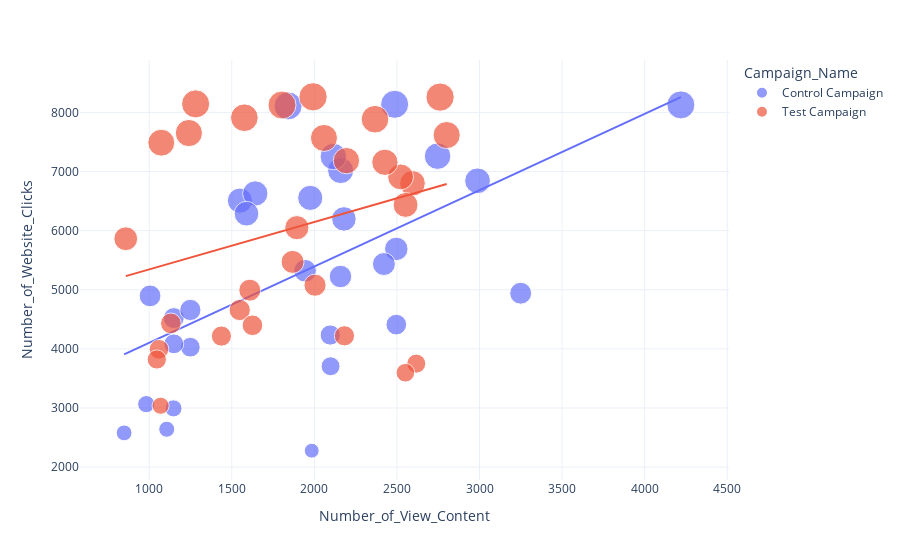

Notebook cell for this chart:
### Code cell
figure=px.scatter(data_frame=full_data,
                 x='Number_of_View_Content',
                 y='Number_of_Website_Clicks',
                 size='Number_of_Website_Clicks',
                 color='Campaign_Name',
                 trendline='ols')
figure.show()

### Figure 1 — Plotly figure (JSON) as saved in the notebook; plotly's stock layout.template omitted (floating-point values rounded to 4 significant figures)
{"data": [{"hovertemplate": "Campaign_Name=Control Campaign<br>Number_of_View_Content=%{x}<br>Number_of_Website_Clicks=%{marker.size}<extra></extra>", "legendgroup": "Control Campaign", "marker": {"color": "#636efa", "size": [7016, 8110, 6508, 3065, 5321.0, 4028, 2640, 7260, 6198, 2277, 8137, 2993, 6554, 4521, 4896, 5224, 6628, 7253, 3706, 2578, 5691, 6843, 4410, 4085, 4234, 5435, 4941, 6287, 8127, 4658], "sizemode": "area", "sizeref": 20.66, "symbol": "circle"}, "mode": "markers", "name": "Control Campaign", "orientation": "v", "showlegend": true, "type": "scatter", "x": [2159, 1841, 1549, 982, 1944.0, 1249, 1106, 2746, 2179, 1984, 2486, 1147, 1975, 1149, 1005, 2158, 1642, 2115, 2098, 848, 2496, 2988, 2496, 1149, 2096, 2421, 3249, 1589, 4219, 1249], "xaxis": "x", "y": [7016, 8110, 6508, 3065, 5321.0, 4028, 2640, 7260, 6198, 2277, 8137, 2993, 6554, 4521, 4896, 5224, 6628, 7253, 3706, 2578, 5691, 6843, 4410, 4085, 4234, 5435, 4941, 6287, 8127, 4658], "yaxis": "y"}, {"hovertemplate": "<b>OLS trendline</b><br>Number_of_Website_Clicks = 1.29125 * Number_of_View_Content + 2810.87<br>R<sup>2</sup>=0.326398<br><br>Campaign_Name=Control Campaign<br>Number_of_View_Content=%{x}<br>Number_of_Website_Clicks=%{y} <b>(trend)</b><extra></extra>", "legendgroup": "Control Campaign", "marker": {"color": "#636efa", "symbol": "circle"}, "mode": "lines", "name": "Control Campaign", "showlegend": false, "type": "scatter", "x": [848, 982, 1005, 1106, 1147, 1149, 1149, 1249, 1249, 1549, 1589, 1642, 1841, 1944.0, 1975, 1984, 2096, 2098, 2115, 2158, 2159, 2179, 2421, 2486, 2496, 2496, 2746, 2988, 3249, 4219], "xaxis": "x", "y": [3906.0, 4079.0, 4109.0, 4239.0, 4292.0, 4295.0, 4295.0, 4424.0, 4424.0, 4811.0, 4863.0, 4931.0, 5188.0, 5321.0, 5361.0, 5373.0, 5517.0, 5520.0, 5542.0, 5597.0, 5599.0, 5625.0, 5937.0, 6021.0, 6034.0, 6034.0, 6357.0, 6669.0, 7006.0, 8259.0], "yaxis": "y"}, {"hovertemplate": "Campaign_Name=Test Campaign<br>Number_of_View_Content=%{x}<br>Number_of_Website_Clicks=%{marker.size}<extra></extra>", "legendgroup": "Test Campaign", "marker": {"color": "#EF553B", "size": [3038, 4657, 7885, 4216, 5863, 7488, 4221, 7184, 8259, 8125, 3750, 8264, 7568, 3993, 4993, 6800, 7910, 6909, 7617, 6050, 5471, 4431, 5077, 7156, 3596, 3820, 6435, 8144, 7651, 4399], "sizemode": "area", "sizeref": 20.66, "symbol": "circle"}, "mode": "markers", "name": "Test Campaign", "orientation": "v", "showlegend": true, "type": "scatter", "x": [1069, 1548, 2367, 1437, 858, 1073, 2182, 2194, 2761, 1804, 2617, 1992, 2058, 1059, 1609, 2594, 1576, 2522, 2801, 1894, 1868, 1131, 2004, 2427, 2551, 1046, 2552, 1281, 1240, 1625], "xaxis": "x", "y": [3038, 4657, 7885, 4216, 5863, 7488, 4221, 7184, 8259, 8125, 3750, 8264, 7568, 3993, 4993, 6800, 7910, 6909, 7617, 6050, 5471, 4431, 5077, 7156, 3596, 3820, 6435, 8144, 7651, 4399], "yaxis": "y"}, {"hovertemplate": "<b>OLS trendline</b><br>Number_of_Website_Clicks = 0.801598 * Number_of_View_Content + 4542.96<br>R<sup>2</sup>=0.078623<br><br>Campaign_Name=Test Campaign<br>Number_of_View_Content=%{x}<br>Number_of_Website_Clicks=%{y} <b>(trend)</b><extra></extra>", "legendgroup": "Test Campaign", "marker": {"color": "#EF553B", "symbol": "circle"}, "mode": "lines", "name": "Test Campaign", "showlegend": false, "type": "scatter", "x": [858, 1046, 1059, 1069, 1073, 1131, 1240, 1281, 1437, 1548, 1576, 1609, 1625, 1804, 1868, 1894, 1992, 2004, 2058, 2182, 2194, 2367, 2427, 2522, 2551, 2552, 2594, 2617, 2761, 2801], "xaxis": "x", "y": [5231.0, 5381.0, 5392.0, 5400.0, 5403.0, 5450.0, 5537.0, 5570.0, 5695.0, 5784.0, 5806.0, 5833.0, 5846.0, 5989.0, 6040.0, 6061.0, 6140.0, 6149.0, 6193.0, 6292.0, 6302.0, 6440.0, 6488.0, 6565.0, 6588.0, 6589.0, 6622.0, 6641.0, 6756.0, 6788.0], "yaxis": "y"}], "layout": {"legend": {"itemsizing": "constant", "title": {"text": "Campaign_Name"}, "tracegroupgap": 0}, "margin": {"t": 60}, "xaxis": {"anchor": "y", "domain": [0, 1], "title": {"text": "Number_of_View_Content"}}, "yaxis": {"anchor": "x", "domain": [0, 1], "title": {"text": "Number_of_Website_Clicks"}}}}
